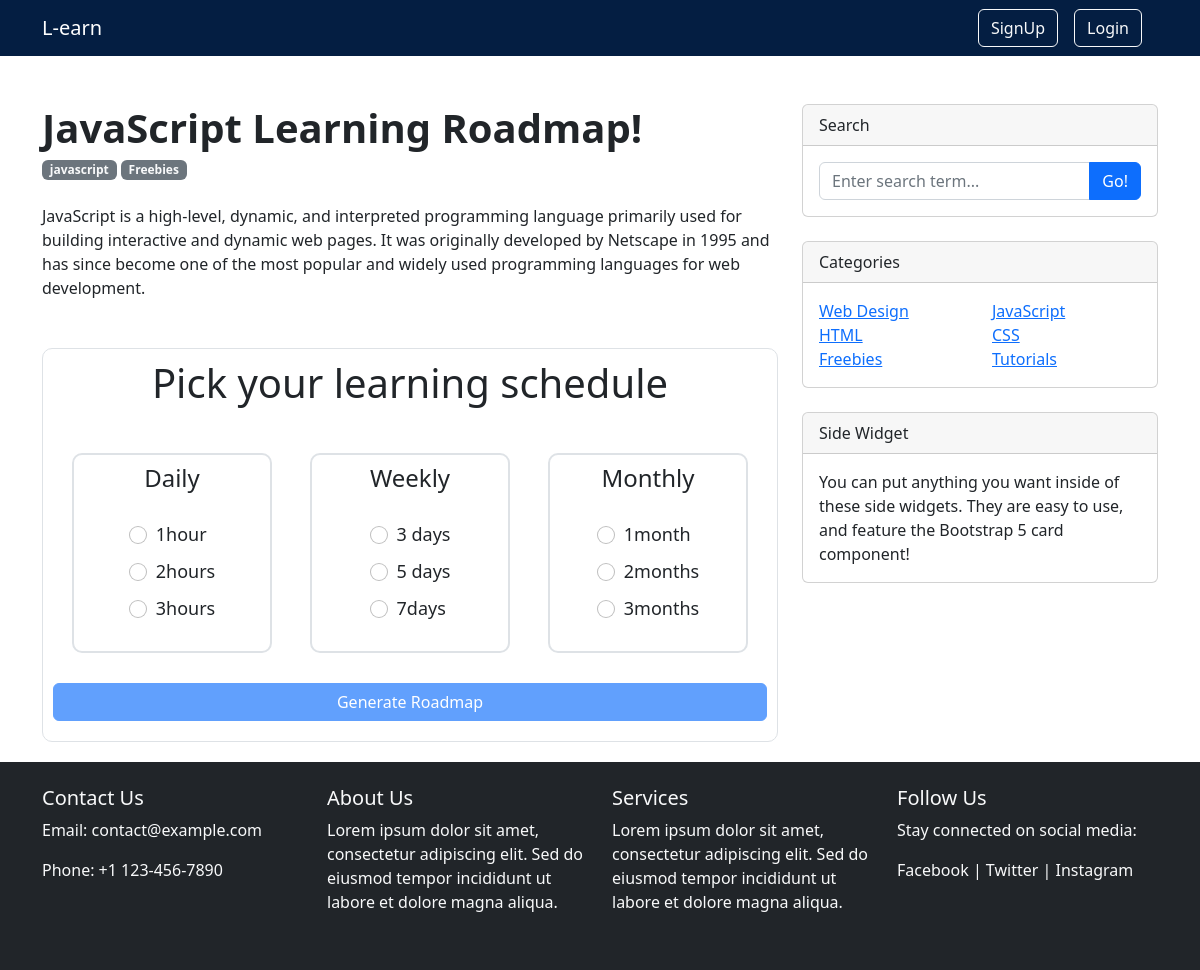
Before: /courses/javascript-learning-roadmap with the older database file.
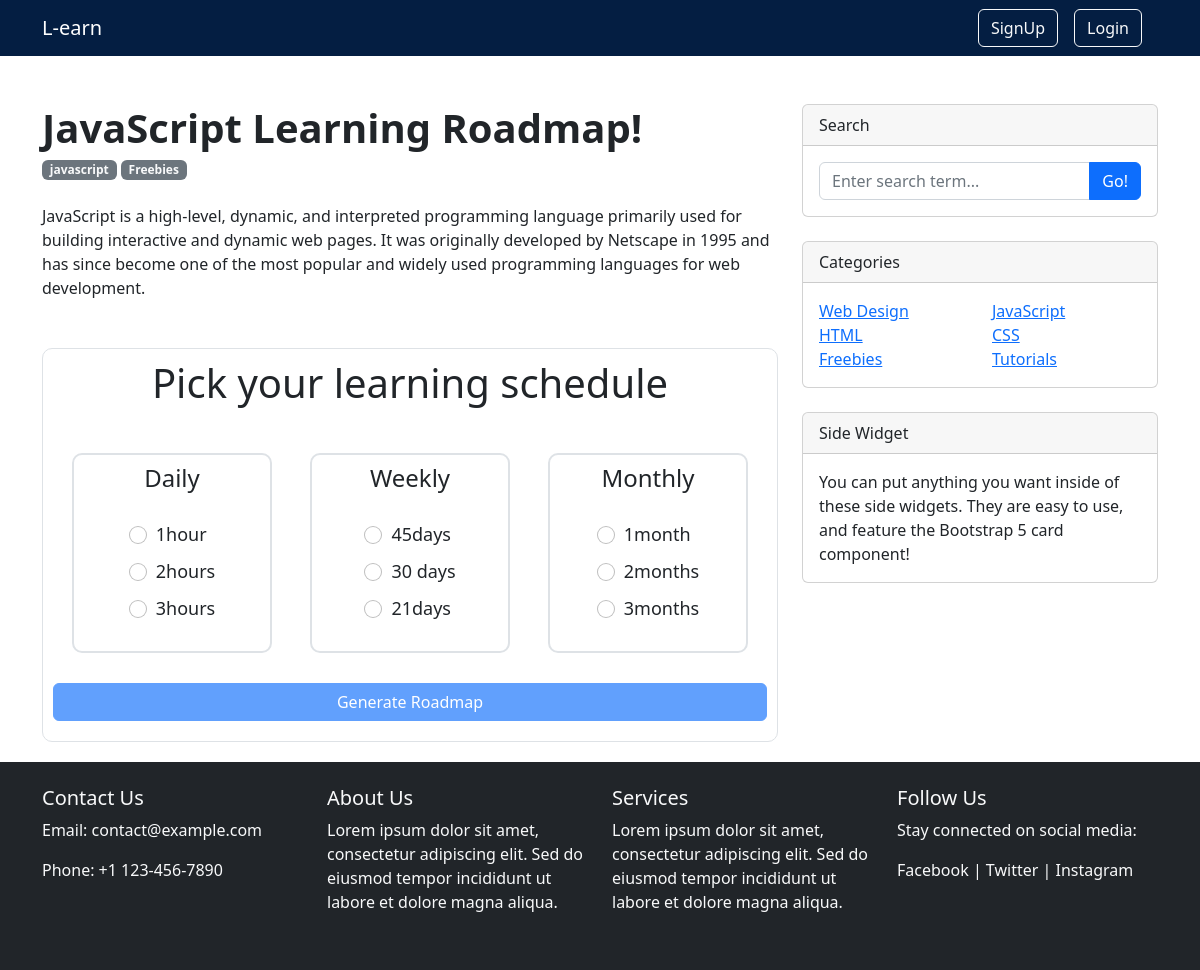
After: the same page with the newer database file.
### courses/models.py (models this page shows, shortened)
class MiniSchedule(models.Model):
    title = models.CharField(max_length=25)
    schedule =models.ForeignKey(Schedule, on_delete=models.CASCADE, related_name="mini_schedule")

### courses/views.py (the view)
# urls.py: path("courses/<slug:slug>", views.detail, name="course"),
def detail(request, slug):
    course = Course.objects.get(slug=slug)
    user_course=""
    if request.user.is_authenticated:
        user_course = UserCourse.objects.get(user=request.user, course=course)
    schedules = Schedule.objects.all()
    context = {"course":course, "schedules": schedules, "user_course":user_course}
    return render(request, "courses/detail.html", context)

### courses/templates/courses/detail.html (shortened to what this page needs)
{% extends "base.html" %} {% load static %} {% block content %}
<link rel="stylesheet" href="{% static 'css/courses/detail.css' %}" />
<div class="container mt-5">
  <div class="row">
    <div class="col-lg-8">
      <article>
        <header class="mb-4">
          <h1 class="fw-bolder mb-1">{{course.title}}!</h1>
          <a class="badge bg-secondary text-decoration-none link-light"
            href="#!">{{course.label}}</a>
          <a class="badge bg-secondary text-decoration-none link-light"
            href="#!">Freebies</a>
        </header>
        <section class="mb-5">
          <p class="fs-5 mb-4">
            {{course.description | safe}}
          </p>
        </section>
      </article>
      <div class="main-duration-container">
        <div class="duration">
          <p class="display-6">Pick your learning schedule</p>
        </div>
        <div class="duration-container">
          {% for schedule in schedules  %}
          <div class="r-duration duration-daily">
              <div class="duration-heading">
                <h4>{{schedule.title}}</h4>
              </div>
              <div class="form-check-container">
              {% for mini_schedule in schedule.mini_schedule.all  %}
              <div class="form-check">
                  <input
                    class="form-check-input"
                    type="radio"
                    name="flexRadioDefault"
                    id="flexRadioDefault{{mini_schedule.id}}"
                    data-new_id = {{mini_schedule.id}}
                    data-sch_id={{mini_schedule.schedule.id}}
                    data-course_id={{course.id}}
                  />
                  <label class="form-check-label" for="flexRadioDefault{{mini_schedule.id}}">
                     {{mini_schedule.title}}
                  </label>
                </div>
              {% endfor %}
              </div>
            </div>
          {% endfor %}
        </div>
        <div class="duration-button">
          <button class="g-button btn btn-primary" style="width: 100%" disabled>Generate Roadmap</button>
        </div>
      </div>
    </div>
    <div class="col-lg-4">
      <div class="card mb-4">
        <div class="card-header">Search</div>
        <div class="card-body">
          <div class="input-group">
            <input
              class="form-control"
              type="text"
              placeholder="Enter search term..."
              aria-label="Enter search term..."
              aria-describedby="button-search"
            />
            <button class="btn btn-primary" id="button-search" type="button">
              Go!
            </button>
          </div>
        </div>
      </div>
      <div class="card mb-4">
        <div class="card-header">Categories</div>
        <div class="card-body">
          <div class="row">
            <div class="col-sm-6">
              <ul class="list-unstyled mb-0">
                <li><a href="#!">Web Design</a></li>
                <li><a href="#!">HTML</a></li>
                <li><a href="#!">Freebies</a></li>
              </ul>
            </div>
            <div class="col-sm-6">
              <ul class="list-unstyled mb-0">
                <li><a href="#!">JavaScript</a></li>
                <li><a href="#!">CSS</a></li>
                <li><a href="#!">Tutorials</a></li>
              </ul>
            </div>
          </div>
        </div>
      </div>
      <div class="card mb-4">
        <div class="card-header">Side Widget</div>
        <div class="card-body">
          You can put anything you want inside of these side widgets. They are
          easy to use, and feature the Bootstrap 5 card component!
        </div>
      </div>
    </div>
  </div>
</div>
<link rel="stylesheet" href="{% static 'js/courses/detail.js' %}" />
{% endblock content %}

Changed rows visible on the page:
changed MiniSchedule: flexRadioDefault "☐ 3 days" → "☐ 45days"; title "3 days" → "45days"
changed MiniSchedule: flexRadioDefault "☐ 5 days" → "☐ 30 days"; title "5 days" → "30 days"
changed MiniSchedule: flexRadioDefault "☐ 7days" → "☐ 21days"; title "7days" → "21days"
